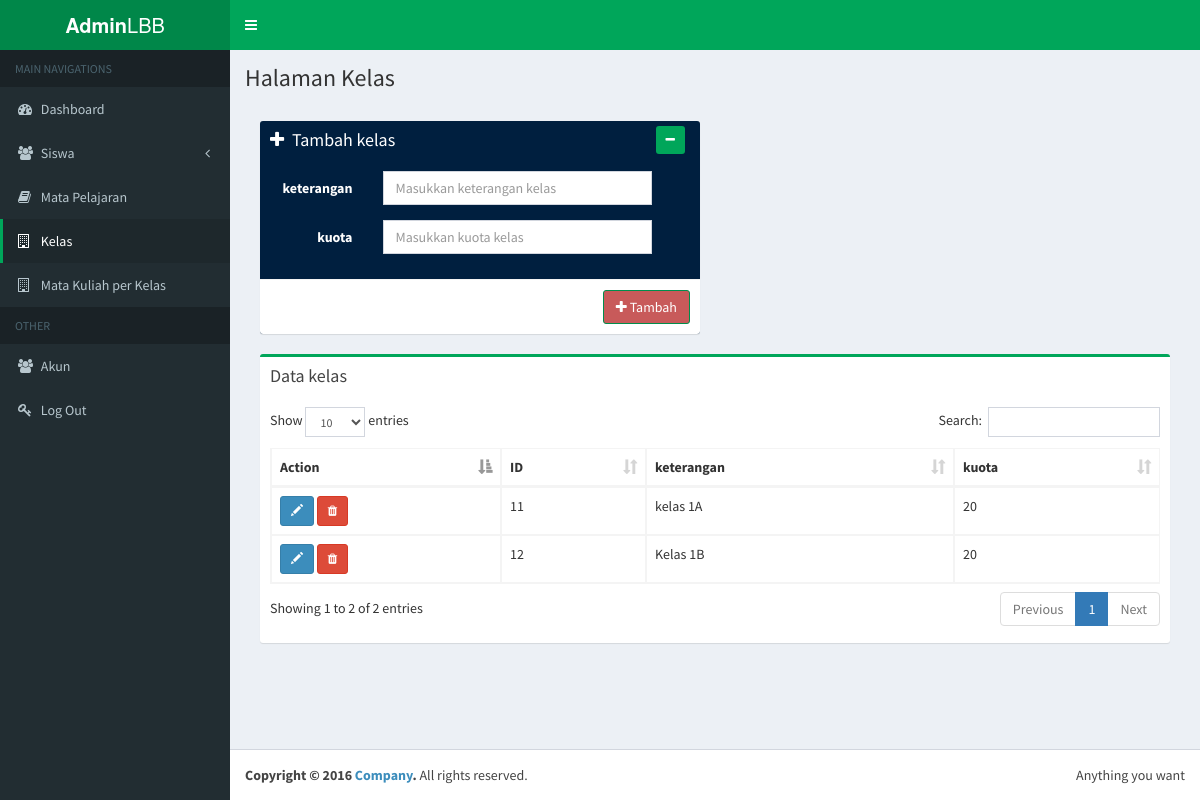
Page /?page=kelas (signed in) on the committed database.
### tables this page shows
CREATE TABLE `kelas` (
  `id` int(11) NOT NULL,
  `keterangan` varchar(255) NOT NULL,
  `kuota` int(11) NOT NULL
);

### index.php (called while the page is built, shortened)
<?php
	include 'route.php';
?>

### class/class.kelas.php (called while the page is built, shortened)
<?php
	class Kelas
	{
		private $db;
		function __construct()
		{
			$database = new Database();
			$this->db = $database->Connect();
		}
		public function list(){
			$stmt = $this->db->prepare("SELECT * FROM kelas");
			$stmt->execute();
			$data = array();
			while ($row = $stmt->fetch(PDO::FETCH_ASSOC)) {
				$data[] = $row;
			}
			return $data;
		}
	}
?>

### config/Database.php (called while the page is built)
<?php
Class Database{
	private $dsn = 'mysql:dbname=lbb_db;host:127.0.0.1';
	private $user = 'root';
	private $pass = '';
	public $conn;
	public function Connect($value='')
	{
		try{
			$this->conn = new PDO($this->dsn, $this->user, $this->pass);
			$this->conn->setAttribute(PDO::ATTR_ERRMODE, PDO::ERRMODE_EXCEPTION);
		}catch(PDOException $ex){
			die('connection failed' . $ex->getMessage());
		}
		return $this->conn;
	}
}

### views/kelas/list.php (the view, shortened to what this page needs)
<?php
  require_once 'class/class.kelas.php';
  $kelas = new Kelas;
?>
<section class="content">
  <div class="row">
    <div class="col-lg-6">
      <div class="box box-solid bg-navy">
        <div class="box-header">
          <div class="pull-right box-tools">
            <button type="button" class="btn btn-success btn-sm pull-right" data-widget="collapse" data-toggle="tooltip" title="Collapse" style="margin-right: 5px;">
              <i class="fa fa-minus"></i>
            </button>
          </div>
          <i class="fa fa-plus"></i>
          <h3 class="box-title">
            Tambah kelas
          </h3>
        </div>
        <form role="form" id="formInput" class="form-horizontal" action="" method="post">
          <div class="box-body border-radius-none">
            <div class="form-group">
              <label  for="inputketerangan" class="control-label col-md-3">keterangan</label>
              <div class="col-md-8">
                <input type="text" name="keterangan" class="form-control" id="inputketerangan" required placeholder="Masukkan keterangan kelas">
              </div>
            </div>
            <div class="form-group">
              <label  for="inputkuota" class="control-label col-md-3">kuota</label>
              <div class="col-md-8">
                <input type="number" name="kuota" class="form-control" id="inputkuota" required placeholder="Masukkan kuota kelas" min="0">
              </div>
            </div>
          </div>
          <div class="box-footer text-black">
            <div class="row">
              <div class="col-sm-12">
                <div class="clearfix">
                  <button type="submit" name="btnSubmit" class="btn btn-success pull-right" style="background-color: rgb(200,90,90);"><i class="fa fa-plus"></i> Tambah</button>
                                  </div>
              </div>
            </div>
          </div>
        </form>
      </div>
    </div>
  </div>
  <div class="row">
    <div class="col-xs-12">
      <div class="box box-success">
        <div class="box-header">
          <h3 class="box-title">Data kelas</h3>
        </div>
        <div class="box-body">
          <table id="example2" class="table table-bordered table-hover">
            <thead>
              <tr>
                <th>Action</th>
                <th>ID</th>
                <th>keterangan</th>
                <th>kuota</th>
              </tr>
            </thead>
            <tbody>
              <?php
                $dataKelas = $kelas->list();
                foreach ($dataKelas as $key => $row) { ?>
                  <tr>
                    <td>
                      <button type='button' data-toggle='modal' data-target='#addBookDialog' data-id='<?php echo $row["id"];?>' data-page='kelas' class='openDialog btn btn-primary btn-sm'><span class='glyphicon glyphicon-pencil' aria-hidden='true'></span></button>
                      <button class='btn btn-danger btn-sm' type="button" onclick="showAlert(<?php echo $row['id']; ?>);"><i class='fa fa-trash'></i></button>
                    </td>
                    <td class='id'><?php echo $row['id'];?></td>
                    <td class='keterangan'><?php echo $row['keterangan'];?></td>
                    <td class='kuota'><?php echo $row['kuota'];?></td>
                  </tr>
                <?php }
              ?>
            </tbody>
          </table>
        </div>
      </div>
    </div>
  </div>
</section>

### rows in the picture
kelas: id "11", keterangan "kelas 1A", kuota "20"
kelas: id "12", keterangan "Kelas 1B", kuota "20"

### other values in the picture
$head "Halaman Kelas"
